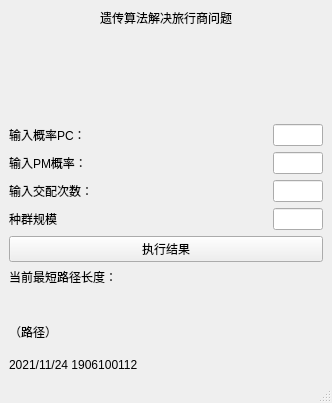
<?xml version="1.0" encoding="UTF-8"?>
<ui version="4.0">
 <class>MainWindow</class>
 <widget class="QMainWindow" name="MainWindow">
  <property name="geometry">
   <rect>
    <x>0</x>
    <y>0</y>
    <width>332</width>
    <height>403</height>
   </rect>
  </property>
  <property name="windowTitle">
   <string>GA算法解决TSP问题</string>
  </property>
  <widget class="QWidget" name="centralwidget">
   <layout class="QVBoxLayout" name="verticalLayout_2">
    <item>
     <layout class="QVBoxLayout" name="verticalLayout">
      <item>
       <widget class="QLabel" name="label">
        <property name="text">
         <string>遗传算法解决旅行商问题</string>
        </property>
        <property name="alignment">
         <set>Qt::AlignCenter</set>
        </property>
       </widget>
      </item>
      <item>
       <spacer name="verticalSpacer">
        <property name="orientation">
         <enum>Qt::Vertical</enum>
        </property>
        <property name="sizeHint" stdset="0">
         <size>
          <width>20</width>
          <height>40</height>
         </size>
        </property>
       </spacer>
      </item>
      <item>
       <layout class="QHBoxLayout" name="horizontalLayout">
        <item>
         <widget class="QLabel" name="label_2">
          <property name="text">
           <string>输入概率PC：</string>
          </property>
         </widget>
        </item>
        <item>
         <spacer name="horizontalSpacer">
          <property name="orientation">
           <enum>Qt::Horizontal</enum>
          </property>
          <property name="sizeHint" stdset="0">
           <size>
            <width>40</width>
            <height>20</height>
           </size>
          </property>
         </spacer>
        </item>
        <item>
         <widget class="QLineEdit" name="pcEdit">
          <property name="maximumSize">
           <size>
            <width>50</width>
            <height>16777215</height>
           </size>
          </property>
         </widget>
        </item>
       </layout>
      </item>
      <item>
       <layout class="QHBoxLayout" name="horizontalLayout_2">
        <item>
         <widget class="QLabel" name="label_3">
          <property name="text">
           <string>输入PM概率：</string>
          </property>
         </widget>
        </item>
        <item>
         <spacer name="horizontalSpacer_2">
          <property name="orientation">
           <enum>Qt::Horizontal</enum>
          </property>
          <property name="sizeHint" stdset="0">
           <size>
            <width>40</width>
            <height>20</height>
           </size>
          </property>
         </spacer>
        </item>
        <item>
         <widget class="QLineEdit" name="pmEdit">
          <property name="maximumSize">
           <size>
            <width>50</width>
            <height>16777215</height>
           </size>
          </property>
         </widget>
        </item>
       </layout>
      </item>
      <item>
       <layout class="QHBoxLayout" name="horizontalLayout_3">
        <item>
         <widget class="QLabel" name="label_4">
          <property name="text">
           <string>输入交配次数：</string>
          </property>
         </widget>
        </item>
        <item>
         <spacer name="horizontalSpacer_3">
          <property name="orientation">
           <enum>Qt::Horizontal</enum>
          </property>
          <property name="sizeHint" stdset="0">
           <size>
            <width>40</width>
            <height>20</height>
           </size>
          </property>
         </spacer>
        </item>
        <item>
         <widget class="QLineEdit" name="cycleEdit">
          <property name="maximumSize">
           <size>
            <width>50</width>
            <height>16777215</height>
           </size>
          </property>
         </widget>
        </item>
       </layout>
      </item>
      <item>
       <layout class="QHBoxLayout" name="horizontalLayout_4">
        <item>
         <widget class="QLabel" name="label_5">
          <property name="text">
           <string>种群规模</string>
          </property>
         </widget>
        </item>
        <item>
         <spacer name="horizontalSpacer_4">
          <property name="orientation">
           <enum>Qt::Horizontal</enum>
          </property>
          <property name="sizeHint" stdset="0">
           <size>
            <width>40</width>
            <height>20</height>
           </size>
          </property>
         </spacer>
        </item>
        <item>
         <widget class="QLineEdit" name="sizeEdit">
          <property name="maximumSize">
           <size>
            <width>50</width>
            <height>16777215</height>
           </size>
          </property>
         </widget>
        </item>
       </layout>
      </item>
     </layout>
    </item>
    <item>
     <widget class="QPushButton" name="resultBtn">
      <property name="text">
       <string>执行结果</string>
      </property>
     </widget>
    </item>
    <item>
     <layout class="QHBoxLayout" name="horizontalLayout_5">
      <item>
       <widget class="QLabel" name="label_7">
        <property name="text">
         <string>当前最短路径长度：</string>
        </property>
       </widget>
      </item>
      <item>
       <widget class="QLabel" name="pathValue">
        <property name="text">
         <string/>
        </property>
       </widget>
      </item>
     </layout>
    </item>
    <item>
     <widget class="QLabel" name="runtime">
      <property name="text">
       <string/>
      </property>
     </widget>
    </item>
    <item>
     <widget class="QLabel" name="path">
      <property name="minimumSize">
       <size>
        <width>0</width>
        <height>40</height>
       </size>
      </property>
      <property name="text">
       <string>（路径）</string>
      </property>
      <property name="wordWrap">
       <bool>true</bool>
      </property>
     </widget>
    </item>
    <item>
     <widget class="QLabel" name="label_6">
      <property name="text">
       <string>2021/11/24 1906100112</string>
      </property>
     </widget>
    </item>
   </layout>
  </widget>
  <widget class="QMenuBar" name="menubar">
   <property name="geometry">
    <rect>
     <x>0</x>
     <y>0</y>
     <width>332</width>
     <height>25</height>
    </rect>
   </property>
  </widget>
  <widget class="QStatusBar" name="statusbar"/>
 </widget>
 <resources/>
 <connections/>
</ui>
